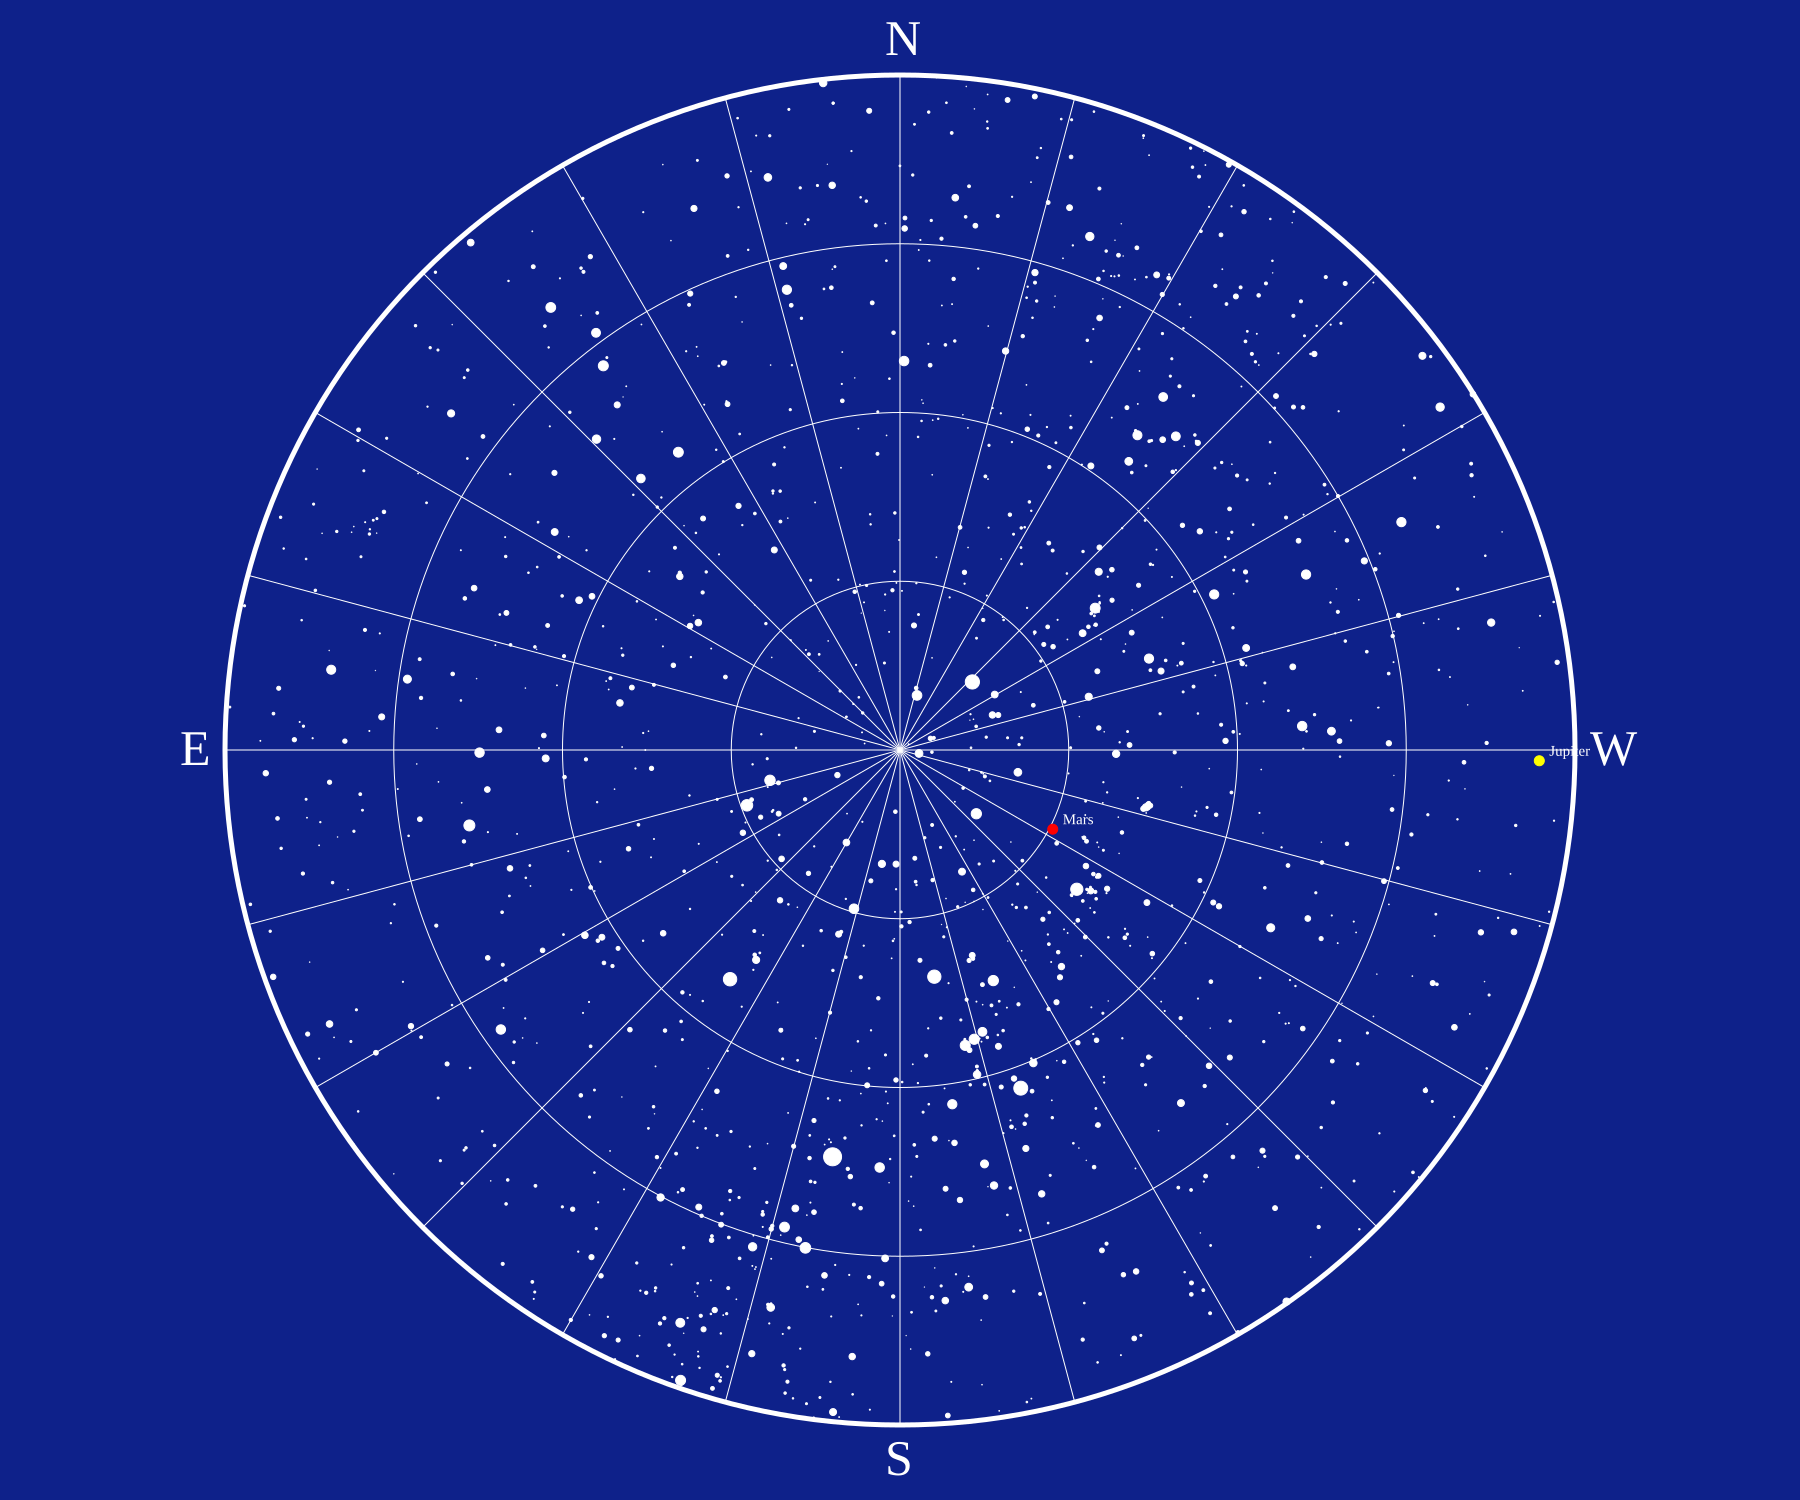

Python code for this plot:
from SVG import SVG
from Star import Star
from StarManager import StarManager
from SolarSystemObject import SSO
import math
import numpy as np
import pandas as pd
from astropy.coordinates import EarthLocation
from astropy.time import Time
from astropy import units as u
from astropy.coordinates import AltAz

CANVAS_X = 1200 * 1.5
CANVAS_Y = 1000 * 1.5
MAIN_CIRCLE_R = (CANVAS_Y * .9)/2
MAIN_CIRCLE_CX = CANVAS_X/2
MAIN_CIRCLE_CY = CANVAS_Y/2

OBS_LAT = 37.716452
OBS_LONG = -122.496369
OBS_TIME = "21:00:00"
OBS_DATE = "2023-02-10"
OBS_LOC = EarthLocation(lat=OBS_LAT, lon=OBS_LONG, height=100*u.m)
utcoffset = -8*u.hour
OBS_TIME_AP = Time(f'{OBS_DATE}T{OBS_TIME}') - utcoffset
aa = AltAz(location=OBS_LOC, obstime=OBS_TIME_AP)
STAR_NUM = 1500

# TODO: Use StarManager effectively :)
# TODO: Revisit normalization function for magnitude -> drawing size
# TODO: Add various legends to show magnitude scale, compass directions, labels for planets and sun/moon
# TODO: Constellation lines
# TODO: Constellation boxes/sections
# TODO: Ecliptic path
# TODO: Get color data for stars and lightly color each star as they're plotted
# TODO: Load an observing plan and draw connections between those stars with redline
# TODO: Be able to generate sections of sky
# TODO: Add SVG radial gradient


def spherical_to_cartesian(r, theta, phi):
    return r * math.cos(phi) * math.sin(theta), r * math.sin(phi) * math.sin(theta), r * math.cos(theta)


def polar_to_cartesian(r, theta):
    return r*math.cos(theta), r*math.sin(theta)


def plot_stars(chartSVG):
    # plot stars from .csv
    star_manager = StarManager((MAIN_CIRCLE_R, MAIN_CIRCLE_CX, MAIN_CIRCLE_CY), (OBS_LOC, OBS_TIME_AP), chartSVG)

    star_df = pd.read_csv('stars_labels.csv', keep_default_na=False)
    for ind in star_df.index[:STAR_NUM * 2]:
        temp_star = Star(star_df['ra'][ind], star_df['dec'][ind], star_df['mag'][ind], star_df['proper'][ind])
        star_manager.add_star(temp_star)
    # # find lowest and highest magnitude in list to normalize with
    # # TODO: only grab stars that can be plotted, i.e. alt > 0 in this frame
    # stars = star_manager.get_stars(STAR_NUM)
    # min_mag, max_mag = star_manager.get_mag_info()
    # labels = 0
    # for star in stars:
    #     labels += 1
    #     star.plot(chart, (MAIN_CIRCLE_R, MAIN_CIRCLE_CX, MAIN_CIRCLE_CY), (min_mag, max_mag), aa,
    #                    (True if labels < 25 else False))
    # print(star_manager)
    star_manager.plot_stars()


def plot_planets(chartSVG):
    jup = SSO('jupiter', aa, color='yellow')
    jup.plot(chartSVG, (MAIN_CIRCLE_R, MAIN_CIRCLE_CX, MAIN_CIRCLE_CY), 5, True)
    sat = SSO('saturn', aa, color='blue')
    sat.plot(chartSVG, (MAIN_CIRCLE_R, MAIN_CIRCLE_CX, MAIN_CIRCLE_CY), 5, True)
    mars = SSO('mars', aa, color='red')
    mars.plot(chartSVG, (MAIN_CIRCLE_R, MAIN_CIRCLE_CX, MAIN_CIRCLE_CY), 5, True)
    venus = SSO('venus', aa, color='green')
    venus.plot(chartSVG, (MAIN_CIRCLE_R, MAIN_CIRCLE_CX, MAIN_CIRCLE_CY), 5, True)
    sun = SSO('sun', aa, color='yellow')
    sun.plot(chartSVG, (MAIN_CIRCLE_R, MAIN_CIRCLE_CX, MAIN_CIRCLE_CY), 10, True)
    # plot some shit


def main():
    chartSVG = SVG(CANVAS_Y, CANVAS_X)
    chartSVG.circle(MAIN_CIRCLE_CX, MAIN_CIRCLE_CY, MAIN_CIRCLE_R, "white", width=5, fill=False)
    # print compass directions
    chartSVG.text(MAIN_CIRCLE_CX, MAIN_CIRCLE_CY + MAIN_CIRCLE_R, "N", size=50, color="white", dx=-15, dy=20)
    chartSVG.text(MAIN_CIRCLE_CX, MAIN_CIRCLE_CY - MAIN_CIRCLE_R, "S", size=50, color="white", dx=-15, dy=-50)
    chartSVG.text(MAIN_CIRCLE_CX + MAIN_CIRCLE_R, MAIN_CIRCLE_CY, "W", size=50, color="white", dx=15, dy=-15)
    chartSVG.text(MAIN_CIRCLE_CX - MAIN_CIRCLE_R, MAIN_CIRCLE_CY, "E", size=50, color="white", dx=-45, dy=-15)

    # consider changing circle center to "50%" if want to scale with canvas size, for now, OK

    # draw RA line markings at every hour
    ra_line_angles = np.linspace(0, 2*math.pi, 25)  # 25 segments, so we can ignore the redundant 0 and 2pi
    for angle in ra_line_angles[:-1]:
        x2, y2 = polar_to_cartesian(MAIN_CIRCLE_R, angle)
        chartSVG.line(MAIN_CIRCLE_CX, MAIN_CIRCLE_CY, x2 + MAIN_CIRCLE_CX, y2 + MAIN_CIRCLE_CY, color="white", width=1, opacity=1)

    # draw dec_lines at 22.5, 45, 67.5 degrees
    dec_lines = np.linspace(MAIN_CIRCLE_R, 0, 5)
    for radius in dec_lines[1:-1]:
        chartSVG.circle(MAIN_CIRCLE_CX, MAIN_CIRCLE_CY, radius, "white", width=1, fill=False)

    # plot stars
    plot_stars(chartSVG)

    # plot planets
    plot_planets(chartSVG)

    # Export to .svg
    chartSVG.export("StarChart.svg")


if __name__ == "__main__":
    main()
